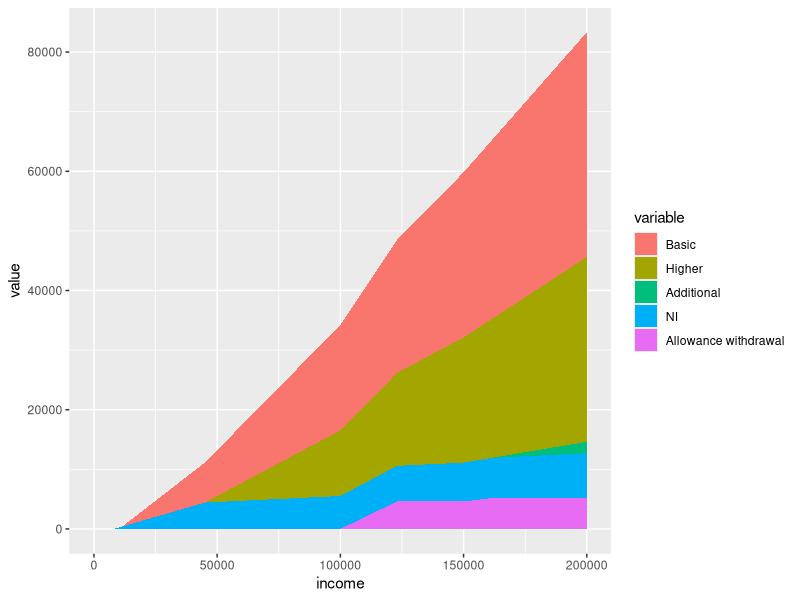
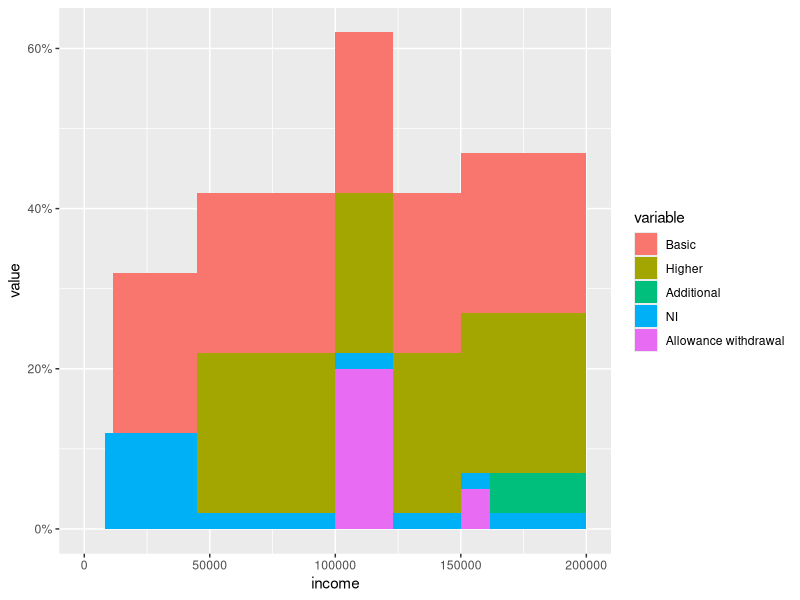

Write the R code that produced these figures, in order.
# source this file with source('income-tax.R')

library(ggplot2)
library(reshape2)

# this should be an array of gross incomes over which we
# want to plot our data

# few_incomes is a replacement for gross_incomes which can be
# used for quick experimentations - graphs plot much faster with
# this much smaller dataset.
few_incomes <- c(100,10000, 15000, 15100, 44999,45001, 46000, 60000, 149000, 152000, 200000)

gross_incomes <- seq(1,200000, by=50)

# parameters defined by government:

# INCOME TAX #

# all of these sterling amounts are per annum.

# you get this much tax free:
personal_allowance <- 11500

# after which you're taxed at the Basic Rate:
basic_rate <- 0.2

# basic rate tax band is up to this much (after allowances):
higher_rate_threshold <- 33500

# at which point you are taxed at the Higher Rate:
higher_rate <- 0.4

# and then when you reach this much (after allowances):
additional_rate_threshold <- 150000

# you are taxed at the Additional Rate:
additional_rate <- 0.45 

# Personal allowance progressive withdrawl

# Your personal allowance goes down by one pound for
# every n pounds that your gross income is over the
# limit:
personal_allowance_withdrawl_unit <- 2
personal_allowance_withdrawl_limit <- 100000


# NATIONAL INSURANCE #

# these figures are class 1, regular employee amounts
# The UK government gives these in monthly, not annual, amounts
# so all of these sterling amounts are per calendar month

# the primary threshold is:
primary_threshold <- 680

# above the primary threshold
# to the upper earnings limit
# you pay:
primary_rate <- 0.12

# the upper earnings limit is:
upper_earnings_limit <- 3750

# above the upper earnings limit
# you pay:
upper_rate <- 0.02

# End of government parameters #

basic_tax <- function(adj) { 
  max(0, adj * 0.2)
}

higher_tax <- function(adj) {
  max(0, (adj - higher_rate_threshold) * (higher_rate - basic_rate))
}

additional_tax <- function(adj) {
  max(0, (adj - additional_rate_threshold) * (additional_rate - higher_rate))
}

basic_tax_pa <- function(gross) {
  basic_tax(gross - personal_allowance)
}

higher_tax_pa <- function(gross) {
  higher_tax(gross - personal_allowance)
}

additional_tax_pa <- function(gross) {
  additional_tax(gross - personal_allowance)
}

tax_function <- function(gross, allowance) {
  post_allowance <- gross - allowance
  basic_tax(post_allowance) + higher_tax(post_allowance) + additional_tax(post_allowance)
}


# this doesn't work so well as a cumulation of rates, because the basic
# rate is 12%, and then higher than that is effectively a -10% on top
# of that. So will compute it as a single value, rather than tiers.
national_insurance_basic <- function(gross) {
  max(0, (gross - (primary_threshold * 12)) * primary_rate)
}

# this one looks a bit different to the others because it *can* give
# a negative contribution. max is moved to a different position, that
# might also work in the others?
national_insurance_higher <- function(gross) {
  max(0,(gross - (upper_earnings_limit * 12))) * (upper_rate - primary_rate)
}

national_insurance <- function(gross) {
  national_insurance_basic(gross) + national_insurance_higher(gross)
}


allowance_withdrawl <- function(gross) {
 withdrawn_allowance <- max(0, min(personal_allowance, (gross - personal_allowance_withdrawl_limit) / personal_allowance_withdrawl_unit))
 remaining_allowance <- personal_allowance - withdrawn_allowance
 tax_function(gross, remaining_allowance) - tax_function(gross, personal_allowance) 
}


fr <- function(incomes) {
  x <- data.frame(incomes,
                        sapply(incomes, basic_tax_pa),
                        sapply(incomes, higher_tax_pa),
                        sapply(incomes, additional_tax_pa),
                        sapply(incomes, national_insurance),
                        sapply(incomes, allowance_withdrawl)
                       )
  colnames(x) <- c('income', "Basic","Higher","Additional","NI","Allowance withdrawal")
  x
}

tax_frame <- fr(gross_incomes)
few_tax_frame <- fr(few_incomes)

# produces a stacked plot of how each much tax comes from each
# component in total
ggplot(melt(tax_frame, id.vars='income'),
       aes(x=income, y=value, fill=variable)) + geom_area()

# i would like each row to be replaced with the difference
# with the previous row, in tax_frame (except column 1, incomes)
# and then normalised by the difference in column 1.

tax_matrix <- as.matrix(tax_frame)
marginal_tax_matrix <- tax_matrix[-1,] - tax_matrix[-(dim(tax_matrix)[1]),]

marginal_tax_matrix_normalised <- marginal_tax_matrix / marginal_tax_matrix[,1]

# put the original incomes back in:

marginal_tax_matrix_normalised[,1] <- tax_matrix[-1,1]

ggplot(melt(as.data.frame(marginal_tax_matrix_normalised), id.vars='income'), aes(x=income, y=value, fill=variable)) + geom_area() + scale_y_continuous(labels = scales::percent)
